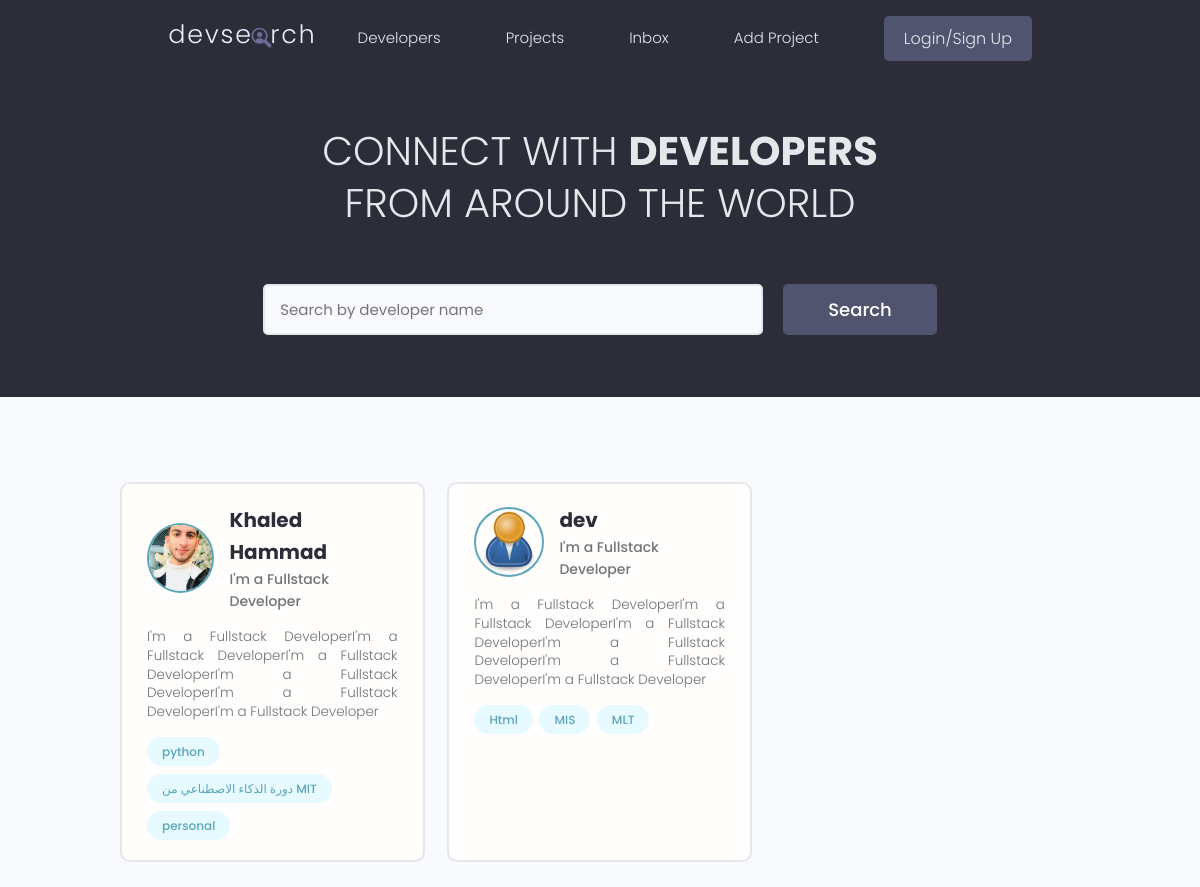
The page / on the database its author committed.
### users/models.py (models this page shows, shortened)
class Profile(models.Model):
    user = models.OneToOneField(User, on_delete=models.CASCADE, null=True, blank=True)
    name = models.CharField(max_length=200, blank=True, null=True)
    email = models.EmailField(max_length=500, blank=True, null=True)
    username = models.CharField(max_length=200, blank=True, null=True)
    location = models.CharField(max_length=200, blank=True, null=True)
    short_intro = models.CharField(max_length=200, blank=True, null=True)
    bio = models.TextField(blank=True, null=True)
    profile_image = models.ImageField(null=True, blank=True, upload_to='profiles/', default='profiles/user-default.png')
    social_github = models.CharField(max_length=200, blank=True, null=True)
    social_twitter = models.CharField(max_length=200, blank=True, null=True)
    social_linkedin = models.CharField(max_length=200, blank=True, null=True)
    social_youtube = models.CharField(max_length=200, blank=True, null=True)
    social_website = models.CharField(max_length=200, blank=True, null=True)
    created = models.DateTimeField(auto_now_add=True)
    id = models.UUIDField(default=uuid.uuid4, unique=True, primary_key=True, editable=False)

class Skill(models.Model):
    owner = models.ForeignKey(Profile, on_delete=models.CASCADE, null=True, blank=True)
    name = models.CharField(max_length=200, blank=True, null=True)
    description = models.TextField(null=True, blank=True)
    created = models.DateTimeField(auto_now_add=True)
    id = models.UUIDField(default=uuid.uuid4, unique=True,primary_key=True, editable=False)
    def __str__(self):
        return str(self.name)

### users/views.py (the view)
# urls.py: path('', views.profiles, name="profiles"),
def profiles(request):
    profiles = Profile.objects.all()
    context = {'profiles': profiles}
    return render(request, 'users/profiles.html', context)

### users/templates/users/profiles.html (shortened to what this page needs)
{% extends 'main.html' %}
{% block content %}
<main class="home">
    <section class="hero-section text-center">
      <div class="container container--narrow">
        <div class="hero-section__box">
          <h2>CONNECT WITH <span>DEVELOPERS</span></h2>
          <h2>FROM AROUND THE WORLD</h2>
        </div>
        <div class="hero-section__search">
          <form class="form" action="#" method="get">
            <div class="form__field">
              <input class="input input--text" id="formInput#search" type="text" name="text"
                placeholder="Search by developer name" />
            </div>
            <input class="btn btn--sub btn--lg" type="submit" value="Search" />
          </form>
        </div>
      </div>
    </section>
    <section class="devlist">
      <div class="container">
        <div class="grid grid--three">
            {% for profile in profiles  %}
          <div class="column card">
            <div class="dev">
              <a href="{% url 'user-profile' profile.id %}" class="card__body">
                <div class="dev__profile">
                  <img class="avatar avatar--md" src="{{profile.profile_image.url}}" alt="image" />
                  <div class="dev__meta">
                    <h3>{{profile.name}}</h3>
                    <h5>{{profile.short_intro|slice:"60"}}</h5>
                  </div>
                </div>
                <p class="dev__info">{{profile.bio|slice:"150"}}</p>
                <div class="dev__skills">
                    {% for skill in profile.skill_set.all|slice:"5"  %}
                  <span class="tag tag--pill tag--main">
                    <small>{{skill}}</small>
                  </span>
                  {% endfor %}
                </div>
              </a>
            </div>
          </div>
          {% endfor %}
        </div>
      </div>
    </section>
  </main>
{% endblock content %}

### static/styles/app.css (style rules this page uses)
:root { --color-sub: #2d2d39; }
.btn--sub { background-color: var(--color-sub-light); }
.card { border: 2px solid var(--color-light); }
img { width: 100%; }
.hero-section { height: 40vh; display: flex; align-items: center; background-color: var(--color-sub); }
.hero-section__box { margin-bottom: 4rem; }
.hero-section__box > h2, .hero-section__box > h2 > span { font-size: 4rem; color: var(--color-light); line-height: 1.3; text-transform: uppercase; }
.hero-section__box > h2 { font-weight: 300; }
.hero-section__box > h2 > span { font-weight: 700; }
.hero-section__search > .form { display: flex; align-items: center; justify-content: center; gap: 2rem; }
.hero-section__search > .form input.input--text { width: 50rem; }
.devlist { margin-top: 8rem; }
.devlist .grid { align-items: stretch; }
.devlist .dev .dev__profile { display: flex; align-items: center; gap: 1.5rem; }
.devlist .dev .dev__meta h3 { color: var(--color-sub); font-size: 2rem; font-weight: 700; }
.devlist .dev .dev__meta h5 { color: var(--color-text); font-size: 1.4rem; font-weight: 500; }
.devlist .dev .dev__info { margin: 1.5rem 0; font-size: 1.35rem; line-height: 1.4; text-align: justify; }

### static/uikit/styles/modules/_variables.css (style rules this page uses)
:root { --color-main: #5aa5b9; --color-main-light: #e6faff; --color-sub: #3f4156; --color-sub-light: #51546e; --color-sub-lighter: #ededfd; --color-text: #737373; --color-gray: #8b8b8b; --color-light: #e5e7eb; --color-light-gray: #767676; --color-bg: #f8fafd; --color-white: #fffefd; --color-white-light: #f3f3f3; --color-success: #359e64; --color-success-bg: #def8e8; --color-error: #fc4b0b; --color-error-bg: #fff2ee; --font-base: 'Poppins', arial, helvetica, 'Segoe UI', roboto, ubuntu, sans-serif; --font-monospace: 'Fira Code', 'Courier New', courier, monospace; --font-regular: 300; --font-medium: 500; --font-bold: 700; --generic-shadow: 1px 1px 5px #00000010; --generic-transition: all 0.3s ease-in-out; }

### static/uikit/styles/modules/_base.css (style rules this page uses)
* { margin: 0; padding: 0; box-sizing: border-box; text-rendering: optimizeLegibility; color: inherit; font-size: inherit; }
html { font-size: 50%; }
@media only screen and (min-width: 480px) { html { font-size: 56.25%; } }
@media only screen and (min-width: 1200px) { html { font-size: 62.5%; } }
body { line-height: 1.6; font-weight: 400; font-size: 1.5rem; color: var(--color-text); background-color: var(--color-bg); min-height: 100vh; }

### static/uikit/styles/modules/_typography.css (style rules this page uses)
* { font-family: var(--font-base); }
h2 { font-size: 3.6rem; font-weight: var(--font-bold); }
h3 { font-size: 3.2rem; font-weight: var(--font-medium); }
h5 { font-size: 2.4rem; font-weight: var(--font-medium); }
h5, h6 { font-weight: var(--font-regular); }
p, span, strong { font-size: 1.6rem; color: var(--color-text); font-weight: var(--font-regular); }
a { padding-bottom: 2px; text-decoration: none; display: inline-block; color: var(--color-main); font-weight: var(--font-medium); }

### static/uikit/styles/modules/_utilities.css (style rules this page uses)
.container { width: 92%; max-width: 165rem; margin: 0 auto; box-sizing: border-box; }
.container--narrow { width: 92%; max-width: 120rem; }
@media screen and (min-width: 1000px) { .container { width: 90%; } }
@media screen and (min-width: 1000px) { .container--narrow { width: 85%; } }
@media screen and (min-width: 1200px) { .container { width: 80%; } }
@media screen and (min-width: 1200px) { .container--narrow { width: 72%; } }
.text-center { text-align: center; }

### static/uikit/styles/modules/_avatar.css (style rules this page uses)
.avatar { border-radius: 50%; border: 2px solid var(--color-main); object-fit: cover; }
.avatar--md { height: 7rem; width: 7rem; }

### static/uikit/styles/modules/_button.css (style rules this page uses)
.btn { display: inline-block; position: relative; cursor: pointer; background-color: var(--color-light); font-weight: var(--font-medium); color: var(--color-sub); text-decoration: none; padding: 1rem 2rem; border-radius: 0.5rem; border: none; width: -webkit-fit-content; width: -moz-fit-content; width: fit-content; height: -webkit-fit-content; height: -moz-fit-content; height: fit-content; font-size: 1.6rem; outline-width: 0; outline-color: transparent; -webkit-backface-visibility: hidden; backface-visibility: hidden; transition: all 0.3s ease-in-out; }
.btn--sub { background-color: var(--color-sub); color: var(--color-white); }
.btn--lg { font-size: 1.8rem; padding: 1.2rem 4.5rem; }

### static/uikit/styles/modules/_card.css (style rules this page uses)
.card { border-radius: 1rem; background-color: var(--color-white); border: 1.5px solid var(--color-light); width: auto; height: auto; margin-top: 0.5rem; margin-bottom: 0.5rem; overflow: hidden; }
.card__body, .card__header { padding: 2rem 2.5rem; }

### rows shown on the page
Profile: profile_image (picture), name "Khaled Hammad", short_intro "I'm a Fullstack Developer", bio "I'm a Fullstack DeveloperI'm a Fullstack DeveloperI'm a Fullstack DeveloperI'm a Fullstack DeveloperI'm a Fullstack DeveloperI'm a Fullstack Developer"
Skill: name "python"
Skill: name "دورة الذكاء الاصطناعي من MIT"
Skill: name "personal"
Profile: profile_image (placeholder picture), name "dev", short_intro "I'm a Fullstack Developer", bio "I'm a Fullstack DeveloperI'm a Fullstack DeveloperI'm a Fullstack DeveloperI'm a Fullstack DeveloperI'm a Fullstack DeveloperI'm a Fullstack Developer"
Skill: name "Html"
Skill: name "MIS"
Skill: name "MLT"
